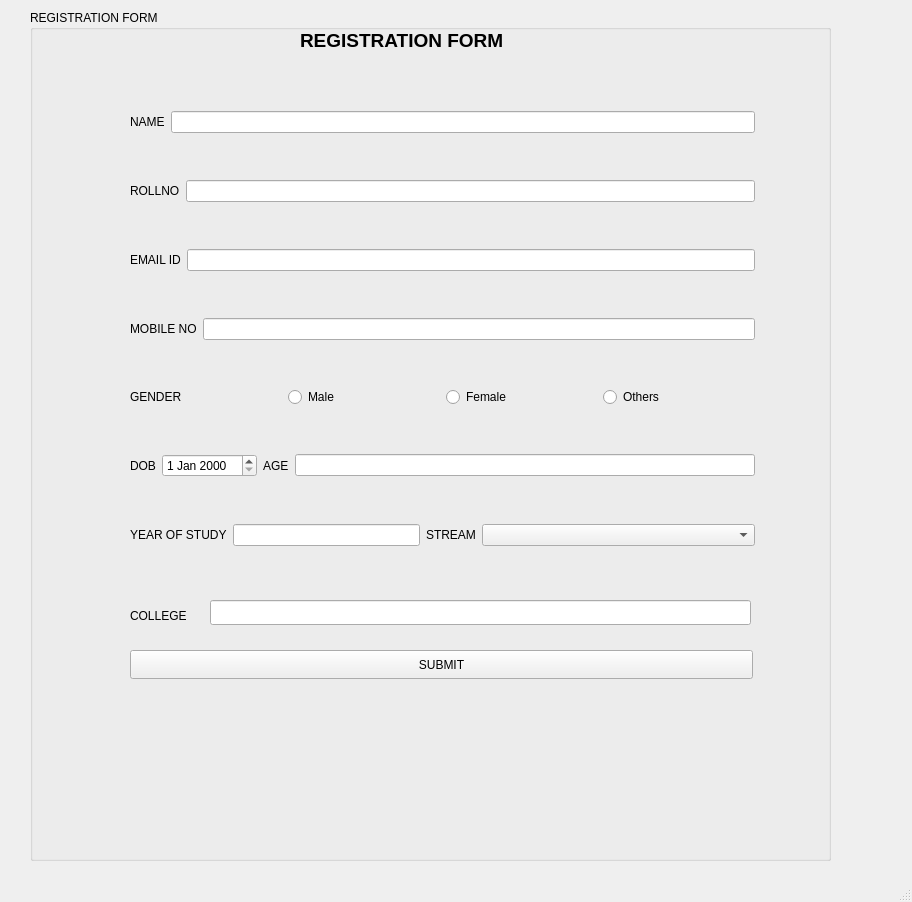
<?xml version="1.0" encoding="UTF-8"?>
<ui version="4.0">
 <class>MainWindow</class>
 <widget class="QMainWindow" name="MainWindow">
  <property name="geometry">
   <rect>
    <x>0</x>
    <y>0</y>
    <width>912</width>
    <height>902</height>
   </rect>
  </property>
  <property name="windowTitle">
   <string>MainWindow</string>
  </property>
  <widget class="QWidget" name="centralwidget">
   <widget class="QGroupBox" name="groupBox">
    <property name="geometry">
     <rect>
      <x>30</x>
      <y>10</y>
      <width>801</width>
      <height>851</height>
     </rect>
    </property>
    <property name="palette">
     <palette>
      <active>
       <colorrole role="Highlight">
        <brush brushstyle="SolidPattern">
         <color alpha="255">
          <red>85</red>
          <green>255</green>
          <blue>255</blue>
         </color>
        </brush>
       </colorrole>
      </active>
      <inactive>
       <colorrole role="Highlight">
        <brush brushstyle="SolidPattern">
         <color alpha="255">
          <red>240</red>
          <green>240</green>
          <blue>240</blue>
         </color>
        </brush>
       </colorrole>
      </inactive>
      <disabled>
       <colorrole role="Highlight">
        <brush brushstyle="SolidPattern">
         <color alpha="255">
          <red>0</red>
          <green>120</green>
          <blue>215</blue>
         </color>
        </brush>
       </colorrole>
      </disabled>
     </palette>
    </property>
    <property name="title">
     <string>REGISTRATION FORM</string>
    </property>
    <widget class="QLabel" name="label_21">
     <property name="geometry">
      <rect>
       <x>270</x>
       <y>20</y>
       <width>291</width>
       <height>21</height>
      </rect>
     </property>
     <property name="font">
      <font>
       <pointsize>14</pointsize>
       <bold>true</bold>
      </font>
     </property>
     <property name="text">
      <string>REGISTRATION FORM</string>
     </property>
    </widget>
    <widget class="QLabel" name="label_22">
     <property name="geometry">
      <rect>
       <x>406</x>
       <y>670</y>
       <width>63</width>
       <height>20</height>
      </rect>
     </property>
     <property name="text">
      <string/>
     </property>
    </widget>
    <widget class="QLabel" name="label_12">
     <property name="geometry">
      <rect>
       <x>100</x>
       <y>580</y>
       <width>60</width>
       <height>52</height>
      </rect>
     </property>
     <property name="text">
      <string>COLLEGE</string>
     </property>
    </widget>
    <widget class="QLineEdit" name="lineEdit_college">
     <property name="geometry">
      <rect>
       <x>180</x>
       <y>590</y>
       <width>541</width>
       <height>25</height>
      </rect>
     </property>
    </widget>
    <widget class="QPushButton" name="SUBMIT">
     <property name="geometry">
      <rect>
       <x>100</x>
       <y>640</y>
       <width>623</width>
       <height>29</height>
      </rect>
     </property>
     <property name="text">
      <string>SUBMIT</string>
     </property>
    </widget>
    <widget class="QWidget" name="">
     <property name="geometry">
      <rect>
       <x>100</x>
       <y>60</y>
       <width>625</width>
       <height>521</height>
      </rect>
     </property>
     <layout class="QVBoxLayout" name="verticalLayout">
      <item>
       <layout class="QHBoxLayout" name="horizontalLayout_12">
        <item>
         <widget class="QLabel" name="label_11">
          <property name="text">
           <string>NAME</string>
          </property>
         </widget>
        </item>
        <item>
         <widget class="QLineEdit" name="lineEdit_name"/>
        </item>
       </layout>
      </item>
      <item>
       <layout class="QHBoxLayout" name="horizontalLayout_2">
        <item>
         <widget class="QLabel" name="label_2">
          <property name="text">
           <string>ROLLNO</string>
          </property>
         </widget>
        </item>
        <item>
         <widget class="QLineEdit" name="lineEdit_rollno"/>
        </item>
       </layout>
      </item>
      <item>
       <layout class="QHBoxLayout" name="horizontalLayout_4">
        <item>
         <widget class="QLabel" name="label_4">
          <property name="text">
           <string>EMAIL ID</string>
          </property>
         </widget>
        </item>
        <item>
         <widget class="QLineEdit" name="lineEdit_email"/>
        </item>
       </layout>
      </item>
      <item>
       <layout class="QHBoxLayout" name="horizontalLayout_9">
        <item>
         <widget class="QLabel" name="label_9">
          <property name="text">
           <string>MOBILE NO</string>
          </property>
         </widget>
        </item>
        <item>
         <widget class="QLineEdit" name="lineEdit_mobileno"/>
        </item>
       </layout>
      </item>
      <item>
       <layout class="QHBoxLayout" name="horizontalLayout_8">
        <item>
         <widget class="QLabel" name="label_8">
          <property name="text">
           <string>GENDER</string>
          </property>
         </widget>
        </item>
        <item>
         <widget class="QRadioButton" name="radioButton">
          <property name="text">
           <string>Male</string>
          </property>
         </widget>
        </item>
        <item>
         <widget class="QRadioButton" name="radioButton_2">
          <property name="text">
           <string>Female</string>
          </property>
         </widget>
        </item>
        <item>
         <widget class="QRadioButton" name="radioButton_3">
          <property name="text">
           <string>Others</string>
          </property>
         </widget>
        </item>
       </layout>
      </item>
      <item>
       <layout class="QHBoxLayout" name="horizontalLayout_11">
        <item>
         <layout class="QHBoxLayout" name="horizontalLayout">
          <item>
           <widget class="QLabel" name="label">
            <property name="text">
             <string>DOB</string>
            </property>
           </widget>
          </item>
          <item>
           <widget class="QDateEdit" name="dateEdit"/>
          </item>
         </layout>
        </item>
        <item>
         <layout class="QHBoxLayout" name="horizontalLayout_10">
          <item>
           <widget class="QLabel" name="label_10">
            <property name="text">
             <string>AGE</string>
            </property>
           </widget>
          </item>
          <item>
           <widget class="QLineEdit" name="lineEdit_age"/>
          </item>
         </layout>
        </item>
       </layout>
      </item>
      <item>
       <layout class="QHBoxLayout" name="horizontalLayout_6">
        <item>
         <widget class="QLabel" name="label_6">
          <property name="text">
           <string>YEAR OF STUDY</string>
          </property>
         </widget>
        </item>
        <item>
         <widget class="QLineEdit" name="lineEdit_yos"/>
        </item>
        <item>
         <widget class="QLabel" name="label_23">
          <property name="text">
           <string>STREAM</string>
          </property>
         </widget>
        </item>
        <item>
         <widget class="QComboBox" name="comboBox">
          <property name="enabled">
           <bool>true</bool>
          </property>
          <property name="maximumSize">
           <size>
            <width>16777215</width>
            <height>16777215</height>
           </size>
          </property>
          <item>
           <property name="text">
            <string/>
           </property>
          </item>
          <item>
           <property name="text">
            <string/>
           </property>
          </item>
          <item>
           <property name="text">
            <string>Computer Science</string>
           </property>
          </item>
          <item>
           <property name="text">
            <string>Electronics and Communication Engineering </string>
           </property>
          </item>
          <item>
           <property name="text">
            <string>Electrical and Electronics Engineering</string>
           </property>
          </item>
          <item>
           <property name="text">
            <string>Civil Engineering</string>
           </property>
          </item>
          <item>
           <property name="text">
            <string>Mechanical Engineering</string>
           </property>
          </item>
          <item>
           <property name="text">
            <string>Information Technology</string>
           </property>
          </item>
         </widget>
        </item>
       </layout>
      </item>
     </layout>
    </widget>
   </widget>
  </widget>
  <widget class="QMenuBar" name="menubar">
   <property name="geometry">
    <rect>
     <x>0</x>
     <y>0</y>
     <width>912</width>
     <height>26</height>
    </rect>
   </property>
  </widget>
  <widget class="QStatusBar" name="statusbar"/>
 </widget>
 <resources/>
 <connections/>
</ui>
